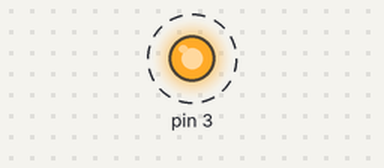
A sketch run on a simulated Arduino Uno, built with avr-gcc and run on an emulated ATmega328P. Parts: output pins drawn as LEDs (lit = HIGH). Dashed ring = blinking.

Above: at 0.2 s.
Timing chart, 0 to 4.6 s (numbered marks = the images above):
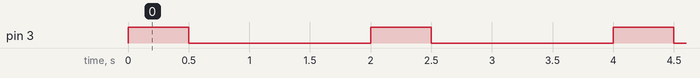

The sketch:

Question_1.ino
```cpp
void setup() {
  // put your setup code here, to run once:
pinMode(3,OUTPUT);
}

void loop() {
  // put your main code here, to run repeatedly:
digitalWrite(3,HIGH);
delay(500);
digitalWrite(3,LOW);
delay(1500);
}
```

Measured:
- by itself, pin 3: alternates HIGH for 0.50 s and LOW for 1.5 s
